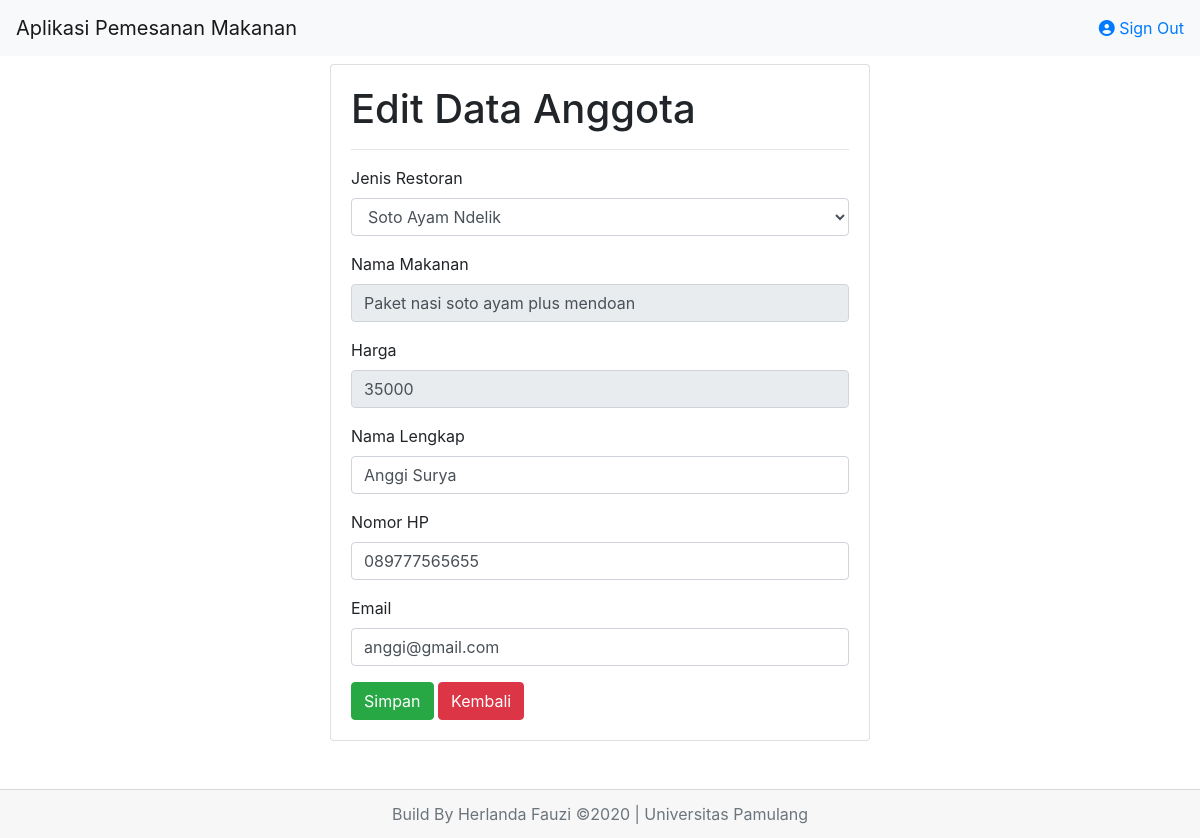
The app's page /edit.php?id=4 (signed in) with its own data.
### tables this page shows
CREATE TABLE `pemesanan` (
  `id` int(11) NOT NULL,
  `jenis` varchar(50) NOT NULL,
  `makanan` varchar(50) NOT NULL,
  `harga` double NOT NULL,
  `nama_lengkap` varchar(50) NOT NULL,
  `no_hp` varchar(50) NOT NULL,
  `email` varchar(50) NOT NULL
);

### edit.php (the view, shortened to what this page needs)
<?php
include("koneksi.php");
    $id = $_GET['id'];
    $result = mysqli_query($con, "SELECT * FROM pemesanan  WHERE id='$id'");
?>
<!DOCTYPE html>
<html lang="en">
<head>
    <link rel="stylesheet" href="https://stackpath.bootstrapcdn.com/bootstrap/4.5.0/css/bootstrap.min.css">
    <link rel="stylesheet" type="text/css" href="https://cdn.datatables.net/1.10.21/css/jquery.dataTables.css">
</head>
<body>
<?php include("header2.php");?>
    <div class="container pt-2">
        <div class="row">
            <div class="col-lg-6 offset-lg-3">
                <div class="card">
                    <div class="card-body">
                    <h1>Edit Data Anggota</h1>
                    <hr>
                    <form action="" method="POST">
                    <?php
                    while($data = mysqli_fetch_assoc($result)){
				    ?>
                        <div class="form-group">
                            <label for="nomer">Jenis Restoran</label>
                            <select class="form-control" id="jenis" name="jenis" onchange="check()">
                                <option value="Soto Ayam Ndelik" <?php if($data['jenis'] == "Soto Ayam Ndelik") echo 'selected' ?>>Soto Ayam Ndelik</option>
                            </select>
                        </div>
                        <div class="form-group">
                            <label for="nama">Nama Makanan</label>
                            <input type="text" class="form-control" id="nama" name="nama" value="<?= $data['makanan'] ?>" readonly>
                        </div>
                        <div class="form-group">
                            <label for="harga">Harga</label>
                            <input type="number" class="form-control" id="harga" name="harga" value="<?= $data['harga'] ?>" readonly>
                        </div>
                        <div class="form-group">
                            <label for="user">Nama Lengkap</label>
                            <input type="text" class="form-control" id="user" name="user" value="<?= $data['nama_lengkap'] ?>">
                        </div>
                        <div class="form-group">
                            <label for="nohp">Nomor HP</label>
                            <input type="number" class="form-control" id="nohp" name="nohp" value="<?= $data['no_hp'] ?>">
                        </div>
                        <div class="form-group">
                            <label for="email">Email</label>
                            <input type="email" class="form-control" id="email" name="email" value="<?= $data['email'] ?>">
                        </div>
                        <button class="btn btn-success" type="submit" name="save">Simpan</button>
                        <a href="dashboard.php" class="btn btn-danger">Kembali</a>
                        <?php
                        }
				        ?>
                    </form>
                    </div>
                </div>
            </div>
        </div>
    </div>
    <div class="card-footer text-muted text-center mt-5">
        Build By Herlanda Fauzi &copy;2020 | Universitas Pamulang
    </div>
</body>
</html>

### records on screen
pemesanan: jenis "Soto Ayam Ndelik", nama "Paket nasi soto ayam plus mendoan", harga "35000", user "Anggi Surya", nohp "089777565655", email "anggi@gmail.com"
